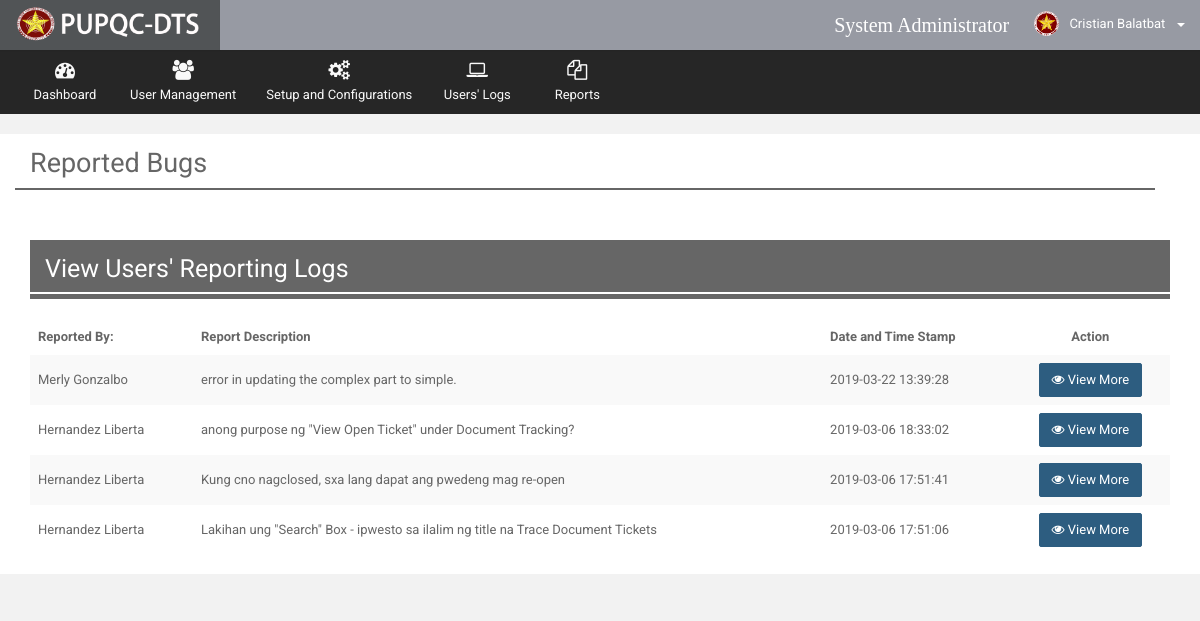
/Web/Admin/views/rep_bugreports.php (signed in), run on the app's committed database.
### tables this page shows
CREATE TABLE `t_accounts` (
  `acc_ID` int(10) NOT NULL,
  `acc_empID` int(10) NOT NULL,
  `acc_username` varchar(100) NOT NULL,
  `acc_password` varchar(100) NOT NULL,
  `acc_email` varchar(255) DEFAULT NULL,
  `acc_user_role` int(10) NOT NULL,
  `acc_active_flag` varchar(20) NOT NULL DEFAULT 'Active',
  `acc_timestamp` datetime NOT NULL DEFAULT CURRENT_TIMESTAMP,
  `acc_mod_date` datetime NOT NULL DEFAULT CURRENT_TIMESTAMP
);

CREATE TABLE `t_employees` (
  `emp_ID` int(10) NOT NULL,
  `emp_lastname` varchar(100) NOT NULL,
  `emp_middlename` varchar(100) DEFAULT NULL,
  `emp_firstname` varchar(100) NOT NULL,
  `emp_office` int(10) NOT NULL,
  `emp_position` varchar(50) NOT NULL,
  `emp_picture` varchar(255) DEFAULT 'default.png',
  `emp_active_flag` bit(1) NOT NULL DEFAULT b'1',
  `emp_mod_date` datetime NOT NULL DEFAULT CURRENT_TIMESTAMP
);

CREATE TABLE `t_report_bug` (
  `rb_ID` int(10) NOT NULL,
  `rb_reporter` int(10) NOT NULL,
  `rb_desc` varchar(255) NOT NULL,
  `rb_timestamp` datetime NOT NULL DEFAULT CURRENT_TIMESTAMP
);

### Web/Admin/views/rep_bugreports.php (the view, shortened to what this page needs)
<?php
    include("../utilities/Header.php");
    include("../utilities/Notification.php");
    include("../utilities/navibar.php");
    include("../utilities/Tables.php");
?>
      <div class="wrapper row-offcanvas row-offcanvas-left">
       <div class="content">
          <section class="main-content">
             <div class="col-md-12">
                    <h2 style="margin-top: 15px">Reported Bugs</h2>
                    <div class="row" style="padding:1px; background-color: #666666; margin-bottom: 50px; width: 100%"></div>
             </div>
            <div class="row" style="background-color: white">
              <div class="col-md-12">
                <div class="box-info">
                  <div class="col-md-12">
                    <div class="box-info">
                      <div class="panel-heading" style="background-color: #666666; ">
                        <h4 style="color: white; font-size: 25px">View Users' Reporting Logs</h4>
                        <div class="row" style="padding:1px; background-color:white;"></div>
                      </div>
                      <br>
                      <div class="adv-table">
                       <table id="datatables" class="table table-striped table-no-border">
                          <thead>
                          <tr>
                              <th>Reported By:</th>
                              <th>Report Description</th>
                              <th>Date and Time Stamp</th>
                              <th style="text-align: center">Action</th>
                          </tr>
                          </thead>
                          <tbody>
                          <?php
                              $view_query = mysqli_query($connection,"SELECT * FROM `t_report_bug` AS RB
                                                                      INNER JOIN `t_accounts` AS ACC
                                                                      ON RB.rb_reporter = ACC.acc_ID
                                                                      INNER JOIN `t_employees` AS EMP
                                                                      ON ACC.acc_empID = EMP.emp_ID
                                                                      ORDER BY RB.rb_ID DESC");
                              while($row = mysqli_fetch_assoc($view_query))
                              {
                                  $emp_lname = $row["emp_lastname"];
                                  $emp_fname = $row["emp_firstname"];
                                  $compname = $emp_fname.' '.$emp_lname;
                                  $rb_desc = $row["rb_desc"];
                                  $rb_timestamp = $row["rb_timestamp"];
                          ?>
                              <tr class="gradeX">
                                  <td width=""><?php echo $compname ?></td>
                                  <td width=""><?php echo $rb_desc; ?></td>
                                  <td width=""><?php echo $rb_timestamp; ?></td>
                                  <td width="">
                                    <center>
                                      <a href="#" data-toggle="modal" class="btn btn-primary"><i class="fa fa-eye"></i> View More</a>
                                    </center>
                                  </td>
                              </tr>
                          <?php } ?>
                          </tbody>
                        </table>
                      </div>
                    </div>
                  </div>
                </div>
              </div>
            </div>
          </section>
       </div>
      </div>
   </body>
</html>

### Web/Admin/utilities/Notification.php (shortened to what this page needs)
<body class="page-header-fixed page-sidebar-fixed page-layout-full-width" style="background-color: #f2f2f2">
  <div >
    <div class="page-wrapper" >
      <header class="header">
        <div class="logo">
          <a data-toggle="modal" href="#about_us" class="logo-text">
            <img src="../../../resources-web/images/dtslogo.png" style="width:100%; margin: 1%;" alt="">
          </a>
        </div>
        <nav role="navigation" class="navbar navbar-static-top">
          <div class="navbar-right">
            <ul class="nav navbar-nav">
              <li>
                <p style="font-size: 20px; color: white; margin-top: 10px; font-family: agency fb">
                  System Administrator&nbsp;&nbsp;
                </p>
              </li>
              <li class="dropdown dropdown-user menu-user">
                <a href="#" data-toggle="dropdown" class="dropdown-toggle">
                   <?php
                        $userID = $_SESSION['UserID'];
                        $view_query = mysqli_query($connection,"SELECT * FROM `t_accounts` AS ACC
                                                                INNER JOIN `r_user_role` AS USR
                                                                INNER JOIN `t_employees` AS EMP
                                                                INNER JOIN `r_office` AS OFF
                                                                ON  ACC.acc_user_role = USR.usr_ID
                                                                and EMP.emp_office = OFF.office_ID
                                                                and ACC.acc_empID = EMP.emp_ID
                                                                WHERE ACC.acc_ID = '$userID'
                                                                ");
                        while($row = mysqli_fetch_assoc($view_query))
                        {
                            $emp_lname = $row["emp_lastname"];
                            $emp_fname = $row["emp_firstname"];
                            $compname = $emp_fname.' '.$emp_lname;
                        }
                   ?>
                  <img src="../../../resources-web/images/PUPlogo.png" alt="User Image" class="img-circle"/>
                  <span class="hidden-xs">
                     <?php echo $compname; ?>
                  </span>&nbsp;
                  <b class="caret"></b>
                </a>
                  </li>
                </ul>
          </div>
        </nav>
      </header>

### resources-web/assets/css/themes/default.css (style rules this page uses)
.page-wrapper { float: left; width: 100%; position: relative; }
.wrapper { width: 100%; min-height: 100%; float: left; }
.wrapper:before, .wrapper:after { content: " "; display: table; }
.wrapper:after { clear: both; }
.header { position: absolute; top: 0; left: 0; right: 0; z-index: 999; }
.content, .page-sidebar { min-height: 100%; display: block; }
.content { background-color: #262123; margin-left: 220px; }
.main-content { float: left; width: 100%; padding: 20px 15px; background-color: #f2f2f2; }
body .header { position: relative; max-height: 100px; }
body .header .navbar { height: 50px; margin-bottom: 0; margin-left: 220px; background-color: #858893d4; -webkit-box-shadow: 0 1px 1px rgba(0, 0, 0, 0.05); box-shadow: 0 1px 1px rgba(0, 0, 0, 0.05); }
body .header .navbar .navbar-right ul.navbar-nav > li { height: 50px; }
body .header .navbar .navbar-right ul.navbar-nav > li.dropdown-user img { margin-top: -3px; margin-right: 7px; height: 25px; }
body .header .navbar .nav a { padding-top: 14px; padding-bottom: 14px; }
body .header .logo { font-family: 'Squada One'; float: left; font-size: 30px; text-align: left; padding: 0 15px; width: 220px; height: 50px; display: block; background-color: #393235; -webkit-box-shadow: 0 1px 1px rgba(0, 0, 0, 0.05); box-shadow: 0 1px 1px rgba(0, 0, 0, 0.05); }
body .header .logo a.logo-text { color: #ffba00; -webkit-text-shadow: 3px 3px 3px rgba(0, 0, 0, 0.1); text-shadow: 3px 3px 3px rgba(0, 0, 0, 0.1); -webkit-transition: all 0.2s ease-out; -o-transition: all 0.2s ease-out; transition: all 0.2s ease-out; }
.page-header-fixed .header { position: fixed; }
.page-header-fixed .page-wrapper { margin-top: 50px; }
.page-layout-full-width .page-wrapper .header .logo { background-color: #515456; }
.page-layout-full-width .page-wrapper .header .logo a.logo-text { color: #68b828; }
.page-layout-full-width .page-wrapper .wrapper .content { margin: 0; }

### data on the page
t_accounts: acc_empID.emp_lastname "Cristian Balatbat"
t_report_bug: t_employees.emp_firstname+emp_lastname "Merly Gonzalbo", rb_desc "error in updating the complex part to simple.", rb_timestamp "2019-03-22 13:39:28"
t_report_bug: t_employees.emp_firstname+emp_lastname "Hernandez Liberta", rb_desc "anong purpose ng \"View Open Ticket\" under Document Tracking?", rb_timestamp "2019-03-06 18:33:02"
t_report_bug: t_employees.emp_firstname+emp_lastname "Hernandez Liberta", rb_desc "Kung cno nagclosed, sxa lang dapat ang pwedeng mag re-open", rb_timestamp "2019-03-06 17:51:41"
t_report_bug: t_employees.emp_firstname+emp_lastname "Hernandez Liberta", rb_desc "Lakihan ung \"Search\" Box - ipwesto sa ilalim ng title na Trace Document Tickets", rb_timestamp "2019-03-06 17:51:06"
